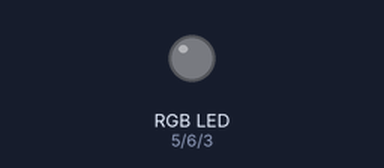
A sketch run on a simulated Arduino Uno, built with avr-gcc and run on an emulated ATmega328P. On the bench: an RGB LED mixed from three pins (HIGH = lit).

Above: at 0.15 s.
At 5.26 s:
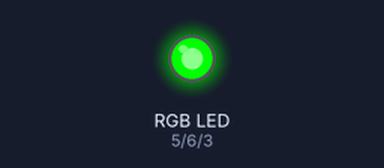
At 10.37 s:
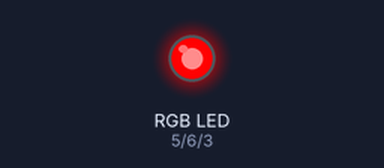
At 19.99 s:
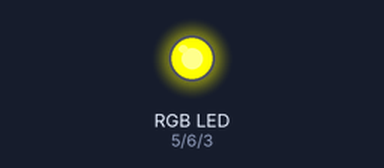
At 29.91 s:
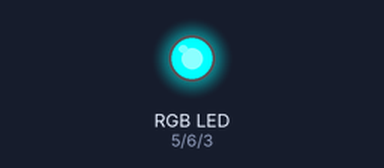
At 39.84 s:
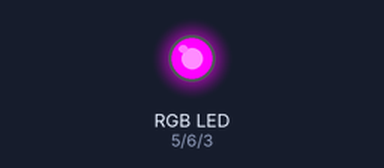
Timing chart, 0 to 40.0 s (numbered marks = the images above):
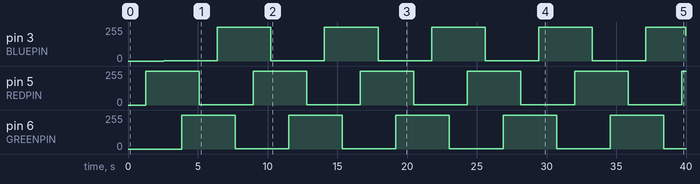

Measured:
- by itself, pin 3 (BLUEPIN): 0/255 → 1/255 at 2.6 s, → 255/255 3.8 s later, → 1/255 3.8 s later, → 255/255 3.8 s later, … (11 changes in this stretch)
- by itself, pin 5 (REDPIN), pin 6 (GREENPIN): alternates 255/255 for 3.8 s and 1/255 for 3.8 s

The sketch:

RGB_LED.ino
```cpp
#define REDPIN 5
#define GREENPIN 6
#define BLUEPIN 3

#define FADESPEED 5      //make this higher to slow down

void setup() {


}

void loop() {


  int r, g, b;

  for (r = 0; r < 256; r++) {
    analogWrite(REDPIN, r);
    delay(FADESPEED);
  }
  // fade from violet to red
  for (b = 255; b > 0; b--) {
    analogWrite(BLUEPIN, b);
    delay(FADESPEED);
  }
  // fade from red to yellow
  for (g = 0; g < 256; g++) {
    analogWrite(GREENPIN, g);
    delay(FADESPEED);
  }
  // fade from yellow to green
  for (r = 255; r > 0; r--) {
    analogWrite(REDPIN, r);
    delay(FADESPEED);
  }
  // fade from green to teal
  for (b = 0; b < 256; b++) {
    analogWrite(BLUEPIN, b);
    delay(FADESPEED);
  }
  // fade from teal to blue
  for (g = 255; g > 0; g--) {
   analogWrite(GREENPIN, g);
    delay(FADESPEED);
  }
}
```
